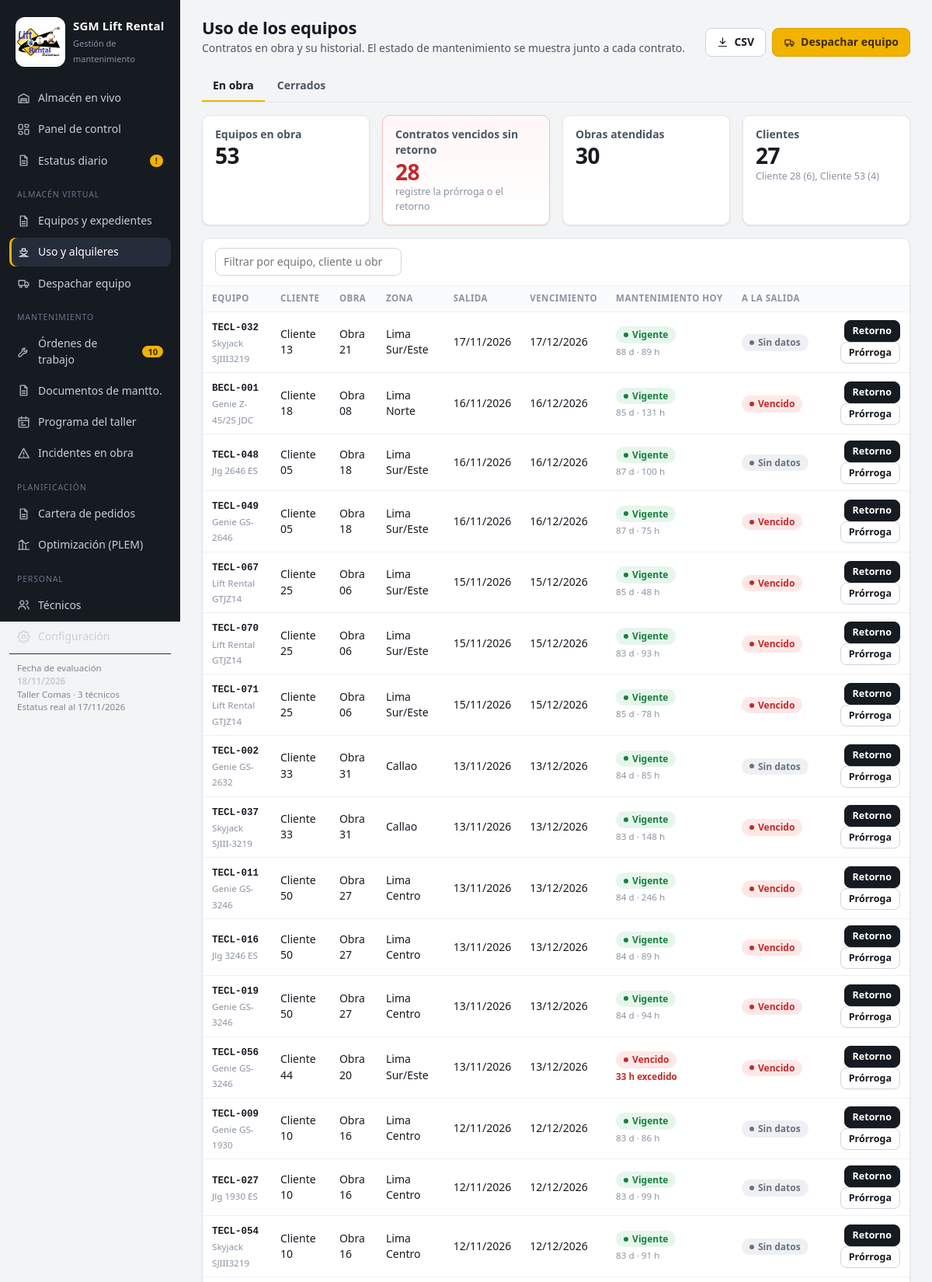
/alquileres (upper part), run on the app's committed database.
### tables this page shows
CREATE TABLE equipos (
    id INTEGER PRIMARY KEY,
    codigo TEXT UNIQUE NOT NULL,
    categoria TEXT NOT NULL,
    marca TEXT, modelo TEXT, serie TEXT, anio INTEGER,
    altura_plataforma REAL, altura_trabajo REAL, capacidad_kg REAL, peso_kg REAL,
    valor_usd REAL,
    frecuencia_h REAL NOT NULL DEFAULT 100,
    tasa_uso REAL NOT NULL DEFAULT 0.13,
    situacion TEXT NOT NULL DEFAULT 'Disponible',
    ubicacion_detalle TEXT,
    con_expediente INTEGER NOT NULL DEFAULT 1,
    notas TEXT,
    activo INTEGER NOT NULL DEFAULT 1
);

CREATE TABLE alquileres (
    id INTEGER PRIMARY KEY,
    equipo_id INTEGER NOT NULL REFERENCES equipos(id),
    cliente TEXT, obra TEXT, zona TEXT,
    fecha_salida TEXT NOT NULL,
    fecha_vencimiento TEXT,
    fecha_retorno TEXT,
    horometro_salida REAL,
    horometro_retorno REAL,
    tarifa_dia REAL,
    estado TEXT NOT NULL DEFAULT 'En obra',
    mant_estado_salida TEXT,
    excepcion_motivo TEXT,
    excepcion_autoriza TEXT,
    notas TEXT,
    creado TEXT DEFAULT (datetime('now','localtime'))
);

### app.py (the view)
@app.route("/alquileres")
def alquileres():
    c = cfg()
    ref = L.fecha_ref(c)
    estado = request.args.get("estado", "En obra")
    filas = db().execute(
        """SELECT a.*, e.codigo, e.categoria, e.marca, e.modelo, e.altura_trabajo FROM alquileres a
           JOIN equipos e ON e.id=a.equipo_id WHERE a.estado=? ORDER BY a.fecha_salida DESC""",
        (estado,)).fetchall()
    flota = {e["id"]: e for e in L.flota_con_estado(db(), c, ref)}
    clientes = db().execute(
        """SELECT cliente, COUNT(*) n FROM alquileres WHERE estado='En obra' AND cliente IS NOT NULL
           GROUP BY cliente ORDER BY n DESC LIMIT 8""").fetchall()
    return render_template("alquileres.html", filas=filas, flota=flota, estado=estado, clientes=clientes)

### app.py (called while the page is built)
def db():
    return base.get_db()

def cfg():
    return L.leer_config(db())

@app.template_filter("fecha")
def f_fecha(v, formato="%d/%m/%Y"):
    d = a_fecha(v) if v else None
    return d.strftime(formato) if d else "—"

@app.template_filter("num")
def f_num(v, dec=0):
    if v is None or v == "":
        return "—"
    s = f"{float(v):,.{dec}f}"
    return s

@app.template_filter("dias_hasta")
def f_dias_hasta(desde, hasta):
    a, b = a_fecha(desde), a_fecha(hasta)
    return (b - a).days if a and b else "—"

@app.template_filter("clase")
def f_clase(estado):
    return {"Vigente": "ok", "Por vencer": "warn", "Vencido": "bad", "Sin datos": "none",
            "Disponible": "ok", "En obra": "info", "En taller": "warn", "Fuera de servicio": "bad",
            "Pendiente": "warn", "Programada": "info", "En ejecución": "accent",
            "Completada": "ok", "Cancelada": "none", "Cerrado": "none",
            "apto": "ok", "advertencia": "warn", "bloqueado": "bad",
            "Alta": "bad", "Normal": "info", "Baja": "none",
            "Asignado": "info", "Despachado": "ok", "No atendido": "bad", "Cancelado": "none",
            "Terminada": "ok", "En curso": "accent", "Error": "bad"}.get(estado, "none")

### db.py (called while the page is built)
def conectar():
    con = sqlite3.connect(DB_PATH, detect_types=0)
    con.row_factory = sqlite3.Row
    con.execute("PRAGMA foreign_keys = ON")
    return con

def get_db():
    if "db" not in g:
        g.db = conectar()
    return g.db

def cerrar_db(_exc=None):
    con = g.pop("db", None)
    if con is not None:
        con.close()

### logica.py (called while the page is built)
def a_fecha(v):
    if v is None or v == "":
        return None
    if isinstance(v, date):
        return v
    return datetime.strptime(str(v)[:10], "%Y-%m-%d").date()

def iso(d):
    return d.strftime("%Y-%m-%d") if d else None

def leer_config(db):
    return {r["clave"]: r["valor"] for r in db.execute("SELECT clave, valor FROM config")}

def fecha_ref(cfg):
    return a_fecha(cfg.get("fecha_referencia")) or date.today()

def nivel_siguiente(horometro_ultimo, frecuencia):
    if horometro_ultimo is None or not frecuencia:
        return "A"
    nxt = horometro_ultimo + frecuencia
    if frecuencia >= 250:
        reglas = [(2000, "A+B+C+D"), (1000, "A+B+C"), (500, "A+B")]
    else:
        reglas = [(1000, "A+B+C+D"), (500, "A+B+C"), (300, "A+B")]
    for k, nivel in reglas:
        if math.floor(nxt / k) > math.floor(horometro_ultimo / k):
            return nivel
    return "A"

### templates/alquileres.html (shortened to what this page needs)
{% extends 'base.html' %}
{% from '_m.html' import chip, restante, eq_link, icono %}
{% block contenido %}
<div class="cab">
  <div>
    <h1>Uso de los equipos</h1>
    <p>Contratos en obra y su historial. El estado de mantenimiento se muestra junto a cada contrato.</p>
  </div>
  <div class="acciones">
    <a class="btn" href="{{ url_for('exportar', tabla='alquileres') }}">{{ icono('csv') }} CSV</a>
    <a class="btn pri" href="{{ url_for('despacho') }}">{{ icono('despacho') }} Despachar equipo</a>
  </div>
</div>
<div class="tabs">
  <a href="{{ url_for('alquileres', estado='En obra') }}" class="{{ 'on' if estado == 'En obra' }}">En obra</a>
  <a href="{{ url_for('alquileres', estado='Cerrado') }}" class="{{ 'on' if estado == 'Cerrado' }}">Cerrados</a>
</div>
{% if estado == 'En obra' %}
{% set venc = filas|selectattr('fecha_vencimiento')|selectattr('fecha_vencimiento', 'lt', REF.isoformat())|list %}
<div class="grid g4" style="margin-bottom:16px">
  <div class="card kpi"><span class="l">Equipos en obra</span><span class="v">{{ filas|length }}</span></div>
  <div class="card kpi {{ 'alerta' if venc }}"><span class="l">Contratos vencidos sin retorno</span><span class="v">{{ venc|length }}</span><span class="s">registre la prórroga o el retorno</span></div>
  <div class="card kpi"><span class="l">Obras atendidas</span><span class="v">{{ filas|map(attribute='obra')|unique|list|length }}</span></div>
  <div class="card kpi"><span class="l">Clientes</span><span class="v">{{ filas|map(attribute='cliente')|unique|list|length }}</span>
    <span class="s">{% for c in clientes[:2] %}{{ c.cliente }} ({{ c.n }}){{ ', ' if not loop.last }}{% endfor %}</span></div>
</div>
{% endif %}
<div class="card">
  <div class="filtros"><input type="search" placeholder="Filtrar por equipo, cliente u obra…" oninput="for (const tr of document.querySelectorAll('#t-alq tbody tr')) tr.hidden = !tr.textContent.toLowerCase().includes(this.value.toLowerCase())"></div>
  <div class="tabla-wrap">
  {% if filas %}
  <table id="t-alq">
    <thead><tr><th>Equipo</th><th>Cliente</th><th>Obra</th><th>Zona</th><th>Salida</th><th>Vencimiento</th>
      {% if estado == 'Cerrado' %}<th>Retorno</th><th class="n">Horas usadas</th>{% else %}<th>Mantenimiento hoy</th>{% endif %}<th>A la salida</th><th></th></tr></thead>
    <tbody>
    {% for a in filas %}
      {% set e = flota.get(a.equipo_id) %}
      {% set vencido = a.fecha_vencimiento and a.fecha_vencimiento < REF.isoformat() %}
      <tr>
        <td>{{ eq_link(a.codigo) }}<br><small>{{ a.marca }} {{ a.modelo }}</small></td>
        <td>{{ a.cliente or '—' }}</td><td>{{ a.obra or '—' }}</td><td>{{ a.zona or '—' }}</td>
        <td>{{ a.fecha_salida|fecha }}</td>
        <td>{{ a.fecha_vencimiento|fecha }}{% if estado == 'En obra' and vencido %}<br><span class="chip bad plain">+{{ a.fecha_vencimiento|dias_hasta(REF) }} d</span>{% endif %}</td>
        {% if estado == 'Cerrado' %}
          <td>{{ a.fecha_retorno|fecha }}</td>
          <td class="n">{{ ((a.horometro_retorno - a.horometro_salida)|num(1)) if a.horometro_retorno and a.horometro_salida else '—' }}</td>
        {% else %}
          <td>{% if e %}{{ chip(e.mant.estado) }}<br><small>{{ restante(e.mant) }}</small>{% endif %}</td>
        {% endif %}
        <td>{% if a.mant_estado_salida %}{{ chip(a.mant_estado_salida) }}{% else %}<small class="muted">sin registro</small>{% endif %}
          {% if a.excepcion_motivo %}<br><small title="{{ a.excepcion_motivo }}">⚑ excepción: {{ a.excepcion_autoriza }}</small>{% endif %}</td>
        <td class="n">{% if estado == 'En obra' %}
          <a class="btn sm osc" href="{{ url_for('retorno', aid=a.id) }}">Retorno</a>
          <details style="display:inline-block;position:relative"><summary class="btn sm" style="list-style:none">Prórroga</summary>
          </details>
        {% endif %}</td>
      </tr>
    {% endfor %}
    </tbody>
  </table>
  {% else %}<div class="vacio">No hay contratos en este estado.</div>{% endif %}
  </div>
</div>
{% endblock %}

### templates/_m.html (shortened to what this page needs)
{% macro chip(e, texto=None) -%}<span class="chip {{ e|clase }}">{{ texto or e }}</span>{%- endmacro %}
{% macro restante(m) -%}
  {%- if m.estado == 'Sin datos' -%}<span class="muted">Sin servicio documentado</span>
  {%- elif m.dias_rest is not none and m.dias_rest <= 0 -%}<b style="color:var(--bad)">{{ -m.dias_rest }} d vencido</b>
  {%- elif m.horas_rest is not none and m.horas_rest <= 0 -%}<b style="color:var(--bad)">{{ -m.horas_rest|num(0) }} h excedido</b>
  {%- else -%}{{ m.dias_rest }} d · {{ m.horas_rest|num(0) }} h{%- endif -%}
{%- endmacro %}
{% macro eq_link(codigo) -%}<a class="cod" href="{{ url_for('equipo', codigo=codigo) }}">{{ codigo }}</a>{%- endmacro %}
{% macro icono(n) -%}
<svg viewBox="0 0 24 24" fill="none" stroke="currentColor" stroke-width="1.9" stroke-linecap="round" stroke-linejoin="round">
{%- if n == 'panel' %}<rect x="3" y="3" width="7" height="9" rx="1.5"/><rect x="14" y="3" width="7" height="5" rx="1.5"/><rect x="14" y="12" width="7" height="9" rx="1.5"/><rect x="3" y="16" width="7" height="5" rx="1.5"/>
{%- elif n == 'almacen' %}<path d="M3 9l9-5 9 5v11H3z"/><path d="M7 20v-7h10v7M7 16h10"/>
{%- elif n == 'uso' %}<path d="M4 20h16M6 20l12-7M6 13l12 7M5 10h14M9 10V6h6v4"/>
{%- elif n == 'despacho' %}<path d="M3 7h11v9H3zM14 10h4l3 3v3h-7"/><circle cx="7" cy="18" r="2"/><circle cx="17" cy="18" r="2"/>
{%- elif n == 'mant' %}<path d="M14.7 6.3a4 4 0 0 0-5.4 5.2L3 17.8V21h3.2l6.3-6.3a4 4 0 0 0 5.2-5.4l-2.6 2.6-2.4-.6-.6-2.4z"/>
{%- elif n == 'taller' %}<rect x="3" y="4" width="18" height="17" rx="2"/><path d="M3 9h18M8 2v4M16 2v4M7 13h4M7 17h8"/>
{%- elif n == 'personal' %}<circle cx="9" cy="8" r="3.5"/><path d="M2.5 20c.8-3.5 3.4-5.5 6.5-5.5s5.7 2 6.5 5.5"/><path d="M16 4.5a3.5 3.5 0 0 1 0 7M18 14.8c1.8.8 3 2.6 3.5 5.2"/>
{%- elif n == 'incidente' %}<path d="M12 3l9.5 17h-19z"/><path d="M12 10v4M12 17.2v.3"/>
{%- elif n == 'config' %}<circle cx="12" cy="12" r="3"/><path d="M19.4 15a1.6 1.6 0 0 0 .3 1.8l.1.1a2 2 0 1 1-2.8 2.8l-.1-.1a1.6 1.6 0 0 0-2.7 1.1V21a2 2 0 1 1-4 0v-.1a1.6 1.6 0 0 0-2.7-1.1l-.1.1a2 2 0 1 1-2.8-2.8l.1-.1a1.6 1.6 0 0 0-1.1-2.7H3a2 2 0 1 1 0-4h.1a1.6 1.6 0 0 0 1.1-2.7l-.1-.1a2 2 0 1 1 2.8-2.8l.1.1a1.6 1.6 0 0 0 2.7-1.1V3a2 2 0 1 1 4 0v.1a1.6 1.6 0 0 0 2.7 1.1l.1-.1a2 2 0 1 1 2.8 2.8l-.1.1a1.6 1.6 0 0 0 1.1 2.7H21a2 2 0 1 1 0 4h-.1a1.6 1.6 0 0 0-1.5 1.3z"/>
{%- elif n == 'optim' %}<path d="M4 20V10M10 20V4M16 20v-7M22 20H2"/><path d="M3 7l6-4 6 7 6-3"/>
{%- elif n == 'mas' %}<path d="M12 5v14M5 12h14"/>
{%- elif n == 'csv' %}<path d="M12 3v12M7 10l5 5 5-5M4 20h16"/>
{%- elif n == 'print' %}<path d="M6 9V3h12v6M6 18H4v-7h16v7h-2"/><rect x="6" y="14" width="12" height="7"/>
{%- elif n == 'ok' %}<path d="M5 12.5l4.5 4.5L19 7.5"/>
{%- elif n == 'x' %}<path d="M6 6l12 12M18 6L6 18"/>
{%- elif n == 'reloj' %}<circle cx="12" cy="12" r="9"/><path d="M12 7v5l3 2"/>
{%- elif n == 'doc' %}<path d="M14 3H6v18h12V7z"/><path d="M14 3v4h4M9 13h6M9 17h6"/>
{%- endif %}
</svg>
{%- endmacro %}

### static/estilos.css (style rules this page uses)
:root { --bg: #f3f4f6; --panel: #ffffff; --ink: #161a21; --ink-2: #4b5563; --ink-3: #8a93a3; --line: #e2e5ea; --line-2: #eef0f3; --side: #161a21; --side-ink: #c9ced8; --accent: #f2b200; --accent-ink: #3a2c00; --ok: #15803d; --ok-bg: #e7f6ec; --warn: #b45309; --warn-bg: #fdf1dc; --bad: #c62828; --bad-bg: #fde8e8; --info: #1d4ed8; --info-bg: #e6edfd; --none: #6b7280; --none-bg: #eef0f3; --radius: 10px; --shadow: 0 1px 2px rgba(16, 24, 40, .06), 0 1px 3px rgba(16, 24, 40, .04); --mono: "Cascadia Mono", "Consolas", ui-monospace, monospace; }
* { box-sizing: border-box; }
html, body { margin: 0; }
body { font-family: "Segoe UI", system-ui, -apple-system, Roboto, sans-serif; font-size: 14px; line-height: 1.45; color: var(--ink); background: var(--bg); font-variant-numeric: tabular-nums; }
a { color: var(--info); text-decoration: none; }
h1, h2, h3 { margin: 0; line-height: 1.2; }
h1 { font-size: 22px; font-weight: 650; letter-spacing: -.01em; }
small, .muted { color: var(--ink-3); }
.mono, .cod { font-family: var(--mono); font-size: 12.5px; }
.cod { font-weight: 600; color: var(--ink); white-space: nowrap; }
.side a.nav svg { width: 17px; height: 17px; flex: none; opacity: .85; }
.cab { display: flex; align-items: flex-end; justify-content: space-between; gap: 16px; margin-bottom: 18px; flex-wrap: wrap; }
.cab p { margin: 4px 0 0; color: var(--ink-2); }
.acciones { display: flex; gap: 8px; flex-wrap: wrap; align-items: center; }
.card { background: var(--panel); border: 1px solid var(--line); border-radius: var(--radius); box-shadow: var(--shadow); }
.grid { display: grid; gap: 16px; }
.g4 { grid-template-columns: repeat(4, minmax(0, 1fr)); }
.kpi { padding: 14px 16px; display: flex; flex-direction: column; gap: 2px; }
.kpi .v { font-size: 28px; font-weight: 680; letter-spacing: -.02em; line-height: 1.1; }
.kpi .l { color: var(--ink-2); font-weight: 550; }
.kpi .s { color: var(--ink-3); font-size: 12.5px; }
.kpi.alerta { border-color: #f3c4c4; background: linear-gradient(0deg, #fff, #fff7f7); }
.kpi.alerta .v { color: var(--bad); }
.chip { display: inline-flex; align-items: center; gap: 5px; padding: 1px 9px; border-radius: 99px; font-size: 12px; font-weight: 600; white-space: nowrap; border: 1px solid transparent; }
.chip::before { content: ""; width: 6px; height: 6px; border-radius: 50%; background: currentColor; }
.chip.ok { color: var(--ok); background: var(--ok-bg); }
.chip.bad { color: var(--bad); background: var(--bad-bg); }
.chip.none { color: var(--none); background: var(--none-bg); }
.tabla-wrap { overflow-x: auto; }
table { width: 100%; border-collapse: collapse; }
th, td { padding: 8px 12px; text-align: left; border-bottom: 1px solid var(--line-2); vertical-align: middle; }
th { font-size: 11.5px; font-weight: 650; color: var(--ink-3); text-transform: uppercase; letter-spacing: .04em; background: #fafbfc; position: sticky; top: 0; white-space: nowrap; }
td.n, th.n { text-align: right; }
input, select, textarea { width: 100%; font: inherit; color: var(--ink); background: #fff; border: 1px solid #cfd4dc; border-radius: 8px; padding: 7px 10px; min-height: 36px; }
.btn { display: inline-flex; align-items: center; gap: 7px; font: inherit; font-weight: 600; cursor: pointer; padding: 7px 14px; border-radius: 8px; border: 1px solid #cfd4dc; background: #fff; color: var(--ink); min-height: 36px; white-space: nowrap; }
.btn.pri { background: var(--accent); border-color: #d9a000; color: var(--accent-ink); }
.btn.osc { background: var(--ink); border-color: var(--ink); color: #fff; }
.btn.sm { padding: 3px 10px; min-height: 28px; font-size: 12.5px; }
.btn svg { width: 15px; height: 15px; }
.tabs { display: flex; gap: 2px; border-bottom: 1px solid var(--line); margin-bottom: 16px; overflow-x: auto; }
.tabs a { padding: 9px 14px; color: var(--ink-2); font-weight: 600; border-bottom: 2px solid transparent; white-space: nowrap; }
.tabs a.on { color: var(--ink); border-bottom-color: var(--accent); }
.filtros { display: flex; gap: 8px; flex-wrap: wrap; align-items: center; padding: 12px 16px; border-bottom: 1px solid var(--line-2); }
.filtros input, .filtros select { width: auto; min-width: 150px; }
.filtros input[type=search] { min-width: 240px; }

### data on the page
alquileres: marca "Skyjack", modelo "SJIII3219", cliente "Cliente 13", obra "Obra 21", zona "Lima Sur/Este", fecha_salida|fecha "17/11/2026", fecha_vencimiento|fecha "17/12/2026", texto "Vigente Sin datos", dias_rest "88", horas_rest|num "89"
equipos: codigo "TECL-032"
alquileres: marca "Genie", modelo "Z-45/25 JDC", cliente "Cliente 18", obra "Obra 08", zona "Lima Norte", fecha_salida|fecha "16/11/2026", fecha_vencimiento|fecha "16/12/2026", texto "Vigente Vencido", dias_rest "85", horas_rest|num "131"
equipos: codigo "BECL-001"
alquileres: marca "Jlg", modelo "2646 ES", cliente "Cliente 05", obra "Obra 18", zona "Lima Sur/Este", fecha_salida|fecha "16/11/2026", fecha_vencimiento|fecha "16/12/2026", texto "Vigente Sin datos", dias_rest "87", horas_rest|num "100"
equipos: codigo "TECL-048"
alquileres: marca "Genie", modelo "GS-2646", cliente "Cliente 05", obra "Obra 18", zona "Lima Sur/Este", fecha_salida|fecha "16/11/2026", fecha_vencimiento|fecha "16/12/2026", texto "Vigente Vencido", dias_rest "87", horas_rest|num "75"
equipos: codigo "TECL-049"
alquileres: marca "Lift Rental", modelo "GTJZ14", cliente "Cliente 25", obra "Obra 06", zona "Lima Sur/Este", fecha_salida|fecha "15/11/2026", fecha_vencimiento|fecha "15/12/2026", texto "Vigente Vencido", dias_rest "85", horas_rest|num "48"
equipos: codigo "TECL-067"
alquileres: marca "Lift Rental", modelo "GTJZ14", cliente "Cliente 25", obra "Obra 06", zona "Lima Sur/Este", fecha_salida|fecha "15/11/2026", fecha_vencimiento|fecha "15/12/2026", texto "Vigente Vencido", dias_rest "83", horas_rest|num "93"
equipos: codigo "TECL-070"
alquileres: marca "Lift Rental", modelo "GTJZ14", cliente "Cliente 25", obra "Obra 06", zona "Lima Sur/Este", fecha_salida|fecha "15/11/2026", fecha_vencimiento|fecha "15/12/2026", texto "Vigente Vencido", dias_rest "85", horas_rest|num "78"
equipos: codigo "TECL-071"
alquileres: marca "Genie", modelo "GS-2632", cliente "Cliente 33", obra "Obra 31", zona "Callao", fecha_salida|fecha "13/11/2026", fecha_vencimiento|fecha "13/12/2026", texto "Vigente Sin datos", dias_rest "84", horas_rest|num "85"
equipos: codigo "TECL-002"
alquileres: marca "Skyjack", modelo "SJIII-3219", cliente "Cliente 33", obra "Obra 31", zona "Callao", fecha_salida|fecha "13/11/2026", fecha_vencimiento|fecha "13/12/2026", texto "Vigente Vencido", dias_rest "83", horas_rest|num "148"
equipos: codigo "TECL-037"
alquileres: marca "Genie", modelo "GS-3246", cliente "Cliente 50", obra "Obra 27", zona "Lima Centro", fecha_salida|fecha "13/11/2026", fecha_vencimiento|fecha "13/12/2026", texto "Vigente Vencido", dias_rest "84", horas_rest|num "246"
equipos: codigo "TECL-011"
alquileres: marca "Jlg", modelo "3246 ES", cliente "Cliente 50", obra "Obra 27", zona "Lima Centro", fecha_salida|fecha "13/11/2026", fecha_vencimiento|fecha "13/12/2026", texto "Vigente Vencido", dias_rest "84", horas_rest|num "89"
equipos: codigo "TECL-016"
alquileres: marca "Genie", modelo "GS-3246", cliente "Cliente 50", obra "Obra 27", zona "Lima Centro", fecha_salida|fecha "13/11/2026", fecha_vencimiento|fecha "13/12/2026", texto "Vigente Vencido", dias_rest "84", horas_rest|num "94"
equipos: codigo "TECL-019"
alquileres: marca "Genie", modelo "GS-3246", cliente "Cliente 44", obra "Obra 20", zona "Lima Sur/Este", fecha_salida|fecha "13/11/2026", fecha_vencimiento|fecha "13/12/2026", mant_estado_salida "Vencido Vencido", horas_rest|num "33"
equipos: codigo "TECL-056"
alquileres: marca "Genie", modelo "GS-1930", cliente "Cliente 10", obra "Obra 16", zona "Lima Centro", fecha_salida|fecha "12/11/2026", fecha_vencimiento|fecha "12/12/2026", texto "Vigente Sin datos", dias_rest "83", horas_rest|num "86"
equipos: codigo "TECL-009"
alquileres: marca "Jlg", modelo "1930 ES", cliente "Cliente 10", obra "Obra 16", zona "Lima Centro", fecha_salida|fecha "12/11/2026", fecha_vencimiento|fecha "12/12/2026", texto "Vigente Sin datos", dias_rest "83", horas_rest|num "99"
equipos: codigo "TECL-027"
alquileres: marca "Skyjack", modelo "SJIII3219", cliente "Cliente 10", obra "Obra 16", zona "Lima Centro", fecha_salida|fecha "12/11/2026", fecha_vencimiento|fecha "12/12/2026", texto "Vigente Sin datos", dias_rest "83", horas_rest|num "91"
equipos: codigo "TECL-054"

### other printed values
{{ OT_ABIERTAS }} "10"
{{ REF|fecha }} "18/11/2026"
{{ CFG.capacidad_tecnicos }} "3"
{{ EST.fecha|fecha('%d/%m/%Y') }} "17/11/2026"
{{ filas|length }} "53"
{{ venc|length }} "28"
{{ filas|map(attribute='obra')|unique|list|length }} "30"
{{ filas|map(attribute='cliente')|unique|list|length }} "27"
{{ c.cliente }} "Cliente 28" "Cliente 53"
{{ c.n }} "6" "4"
{{ ', ' if not loop.last }} ","
